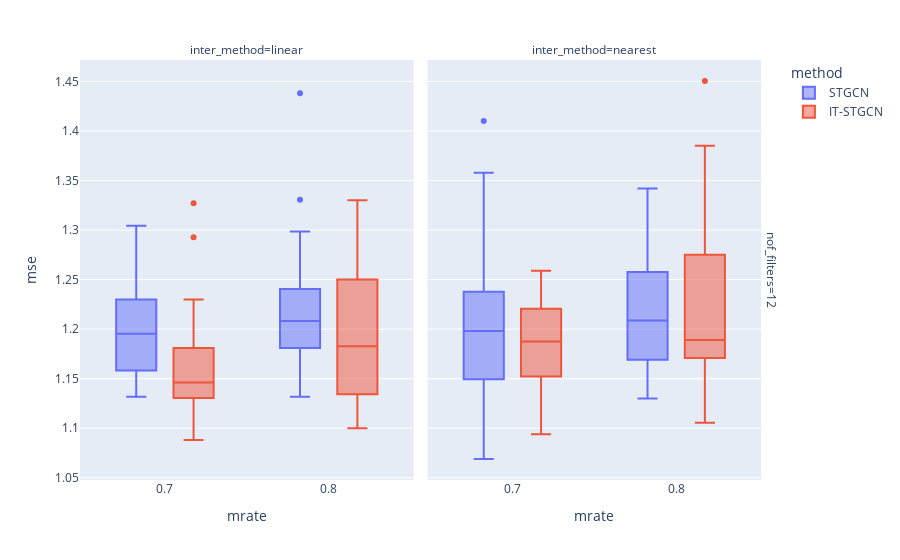

The cell this chart's notebook holds for it:
### Markdown cell above
## Random

### Code cell
data.query("method!='GNAR' and mtype =='rand'").plot.box(backend='plotly',x='mrate',color='method',y='mse',facet_col='inter_method',facet_row='nof_filters',height=600)

### Figure 1 — Plotly figure (JSON) as saved in the notebook; plotly's stock layout.template omitted (floating-point values rounded to 4 significant figures)
{"data": [{"alignmentgroup": "True", "hovertemplate": "method=STGCN<br>nof_filters=12<br>inter_method=linear<br>mrate=%{x}<br>mse=%{y}<extra></extra>", "legendgroup": "STGCN", "marker": {"color": "#636efa"}, "name": "STGCN", "notched": false, "offsetgroup": "STGCN", "orientation": "v", "showlegend": true, "type": "box", "x": [0.7, 0.7, 0.7, 0.7, 0.7, 0.7, 0.7, 0.7, 0.7, 0.7, 0.7, 0.7, 0.7, 0.7, 0.7, 0.7, 0.7, 0.7, 0.7, 0.7, 0.7, 0.7, 0.7, 0.7, 0.7, 0.7, 0.7, 0.7, 0.7, 0.7, 0.8, 0.8, 0.8, 0.8, 0.8, 0.8, 0.8, 0.8, 0.8, 0.8, 0.8, 0.8, 0.8, 0.8, 0.8, 0.8, 0.8, 0.8, 0.8, 0.8, 0.8, 0.8, 0.8, 0.8, 0.8, 0.8, 0.8, 0.8, 0.8, 0.8], "x0": " ", "xaxis": "x", "y": [1.146, 1.158, 1.221, 1.146, 1.182, 1.198, 1.137, 1.193, 1.275, 1.169, 1.304, 1.221, 1.157, 1.23, 1.132, 1.164, 1.177, 1.227, 1.189, 1.204, 1.24, 1.283, 1.155, 1.237, 1.202, 1.198, 1.236, 1.142, 1.234, 1.173, 1.206, 1.331, 1.201, 1.235, 1.259, 1.193, 1.161, 1.181, 1.209, 1.278, 1.23, 1.162, 1.212, 1.132, 1.225, 1.277, 1.145, 1.158, 1.241, 1.179, 1.22, 1.438, 1.197, 1.143, 1.299, 1.235, 1.184, 1.194, 1.207, 1.277], "y0": " ", "yaxis": "y"}, {"alignmentgroup": "True", "hovertemplate": "method=STGCN<br>nof_filters=12<br>inter_method=nearest<br>mrate=%{x}<br>mse=%{y}<extra></extra>", "legendgroup": "STGCN", "marker": {"color": "#636efa"}, "name": "STGCN", "notched": false, "offsetgroup": "STGCN", "orientation": "v", "showlegend": false, "type": "box", "x": [0.7, 0.7, 0.7, 0.7, 0.7, 0.7, 0.7, 0.7, 0.7, 0.7, 0.7, 0.7, 0.7, 0.7, 0.7, 0.7, 0.7, 0.7, 0.7, 0.7, 0.7, 0.7, 0.7, 0.7, 0.7, 0.7, 0.7, 0.7, 0.7, 0.7, 0.8, 0.8, 0.8, 0.8, 0.8, 0.8, 0.8, 0.8, 0.8, 0.8, 0.8, 0.8, 0.8, 0.8, 0.8, 0.8, 0.8, 0.8, 0.8, 0.8, 0.8, 0.8, 0.8, 0.8, 0.8, 0.8, 0.8, 0.8, 0.8, 0.8], "x0": " ", "xaxis": "x2", "y": [1.095, 1.133, 1.117, 1.227, 1.186, 1.169, 1.358, 1.3, 1.203, 1.237, 1.187, 1.169, 1.203, 1.206, 1.347, 1.194, 1.159, 1.256, 1.125, 1.41, 1.27, 1.216, 1.069, 1.213, 1.136, 1.238, 1.283, 1.138, 1.149, 1.167, 1.208, 1.261, 1.206, 1.213, 1.22, 1.226, 1.285, 1.182, 1.201, 1.219, 1.154, 1.197, 1.148, 1.154, 1.342, 1.282, 1.209, 1.266, 1.198, 1.213, 1.236, 1.135, 1.285, 1.291, 1.169, 1.131, 1.167, 1.188, 1.13, 1.258], "y0": " ", "yaxis": "y2"}, {"alignmentgroup": "True", "hovertemplate": "method=IT-STGCN<br>nof_filters=12<br>inter_method=linear<br>mrate=%{x}<br>mse=%{y}<extra></extra>", "legendgroup": "IT-STGCN", "marker": {"color": "#EF553B"}, "name": "IT-STGCN", "notched": false, "offsetgroup": "IT-STGCN", "orientation": "v", "showlegend": true, "type": "box", "x": [0.7, 0.7, 0.7, 0.7, 0.7, 0.7, 0.7, 0.7, 0.7, 0.7, 0.7, 0.7, 0.7, 0.7, 0.7, 0.7, 0.7, 0.7, 0.7, 0.7, 0.7, 0.7, 0.7, 0.7, 0.7, 0.7, 0.7, 0.7, 0.7, 0.7, 0.8, 0.8, 0.8, 0.8, 0.8, 0.8, 0.8, 0.8, 0.8, 0.8, 0.8, 0.8, 0.8, 0.8, 0.8, 0.8, 0.8, 0.8, 0.8, 0.8, 0.8, 0.8, 0.8, 0.8, 0.8, 0.8, 0.8, 0.8, 0.8, 0.8], "x0": " ", "xaxis": "x", "y": [1.146, 1.12, 1.327, 1.131, 1.164, 1.143, 1.158, 1.109, 1.183, 1.142, 1.138, 1.197, 1.169, 1.173, 1.107, 1.223, 1.146, 1.143, 1.125, 1.167, 1.1, 1.149, 1.088, 1.141, 1.127, 1.23, 1.181, 1.146, 1.199, 1.293, 1.128, 1.179, 1.177, 1.228, 1.184, 1.12, 1.129, 1.194, 1.207, 1.282, 1.154, 1.182, 1.225, 1.255, 1.33, 1.153, 1.134, 1.25, 1.329, 1.223, 1.109, 1.114, 1.175, 1.161, 1.1, 1.26, 1.252, 1.102, 1.239, 1.256], "y0": " ", "yaxis": "y"}, {"alignmentgroup": "True", "hovertemplate": "method=IT-STGCN<br>nof_filters=12<br>inter_method=nearest<br>mrate=%{x}<br>mse=%{y}<extra></extra>", "legendgroup": "IT-STGCN", "marker": {"color": "#EF553B"}, "name": "IT-STGCN", "notched": false, "offsetgroup": "IT-STGCN", "orientation": "v", "showlegend": false, "type": "box", "x": [0.7, 0.7, 0.7, 0.7, 0.7, 0.7, 0.7, 0.7, 0.7, 0.7, 0.7, 0.7, 0.7, 0.7, 0.7, 0.7, 0.7, 0.7, 0.7, 0.7, 0.7, 0.7, 0.7, 0.7, 0.7, 0.7, 0.7, 0.7, 0.7, 0.7, 0.8, 0.8, 0.8, 0.8, 0.8, 0.8, 0.8, 0.8, 0.8, 0.8, 0.8, 0.8, 0.8, 0.8, 0.8, 0.8, 0.8, 0.8, 0.8, 0.8, 0.8, 0.8, 0.8, 0.8, 0.8, 0.8, 0.8, 0.8, 0.8, 0.8], "x0": " ", "xaxis": "x2", "y": [1.208, 1.14, 1.152, 1.184, 1.143, 1.136, 1.224, 1.259, 1.241, 1.213, 1.158, 1.148, 1.206, 1.157, 1.221, 1.162, 1.182, 1.206, 1.229, 1.239, 1.191, 1.2, 1.221, 1.167, 1.094, 1.172, 1.201, 1.232, 1.12, 1.125, 1.37, 1.303, 1.22, 1.182, 1.306, 1.105, 1.176, 1.187, 1.294, 1.182, 1.163, 1.385, 1.179, 1.45, 1.198, 1.18, 1.171, 1.201, 1.278, 1.275, 1.241, 1.163, 1.165, 1.177, 1.253, 1.191, 1.17, 1.263, 1.166, 1.129], "y0": " ", "yaxis": "y2"}], "layout": {"annotations": [{"font": {}, "showarrow": false, "text": "inter_method=linear", "x": 0.24, "xanchor": "center", "xref": "paper", "y": 1, "yanchor": "bottom", "yref": "paper"}, {"font": {}, "showarrow": false, "text": "inter_method=nearest", "x": 0.74, "xanchor": "center", "xref": "paper", "y": 1, "yanchor": "bottom", "yref": "paper"}, {"font": {}, "showarrow": false, "text": "nof_filters=12", "textangle": 90, "x": 0.98, "xanchor": "left", "xref": "paper", "y": 0.5, "yanchor": "middle", "yref": "paper"}], "autosize": true, "boxmode": "group", "legend": {"title": {"text": "method"}, "tracegroupgap": 0}, "margin": {"t": 60}, "xaxis": {"anchor": "y", "autorange": true, "domain": [0, 0.48], "range": [0.6491, 0.8509], "title": {"text": "mrate"}, "type": "linear"}, "xaxis2": {"anchor": "y2", "autorange": true, "domain": [0.5, 0.98], "matches": "x", "range": [0.6491, 0.8509], "title": {"text": "mrate"}, "type": "linear"}, "yaxis": {"anchor": "x", "autorange": true, "domain": [0, 1], "range": [1.048, 1.472], "title": {"text": "mse"}, "type": "linear"}, "yaxis2": {"anchor": "x2", "autorange": true, "domain": [0, 1], "matches": "y", "range": [1.048, 1.472], "showticklabels": false, "type": "linear"}}}
